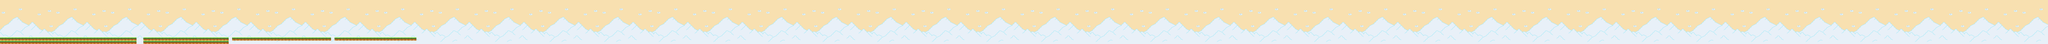

A level layout from a 2D game, rendered from its tile map. Below: a short description, then the map file with tile-grid data replaced by summaries:
An orthogonal 600x13 tile map with 32x32 px tiles, 2 tile layers, 2 tilesets and 12 objects.

<map version="1.0" orientation="orthogonal" renderorder="right-down" width="600" height="13" tilewidth="32" tileheight="32" nextobjectid="15">
 <tileset firstgid="1" username="nuvensdodiogo" tilewidth="32" tileheight="32" tilecount="208">
  <image source="nuvensdodiogo.png" width="512" height="416" />
 </tileset>
 <tileset firstgid="209" username="7086" tilewidth="32" tileheight="32" tilecount="2346">
  <image source="7086.png" width="1497" height="1663" />
 </tileset>
 <layer username="Tile Layer 1" width="600" height="13">
  <data>[7800 cells, 0 non-empty, 0 distinct tile ids]</data>
 </layer>
 <layer username="Tile Layer 2" width="600" height="13">
  <data>[7800 cells, 7800 non-empty, 209 distinct tile ids]</data>
 </layer>
 <objectgroup username="Ground">
  <object id="1" x="3" y="353" width="1271" height="62" />
  <object id="2" x="1346" y="355" width="791" height="59" />
  <object id="3" x="2174" y="343" width="506" height="48" />
  <object id="4" x="2703" y="337" width="409" height="55" />
  <object id="5" x="3147" y="366" width="366" height="35" />
  <object id="6" x="3532" y="350" width="381" height="47" />
  <object id="7" x="3936" y="332" width="257" height="28" />
  <object id="8" x="4243" y="324" width="219" height="36" />
  <object id="9" x="4521" y="331" width="246" height="27" />
  <object id="10" x="4826" y="332" width="258" height="34" />
  <object id="11" x="5189" y="340" width="331" height="39" />
  <object id="12" x="5555" y="331" width="416" height="33" />
 </objectgroup>
</map>
